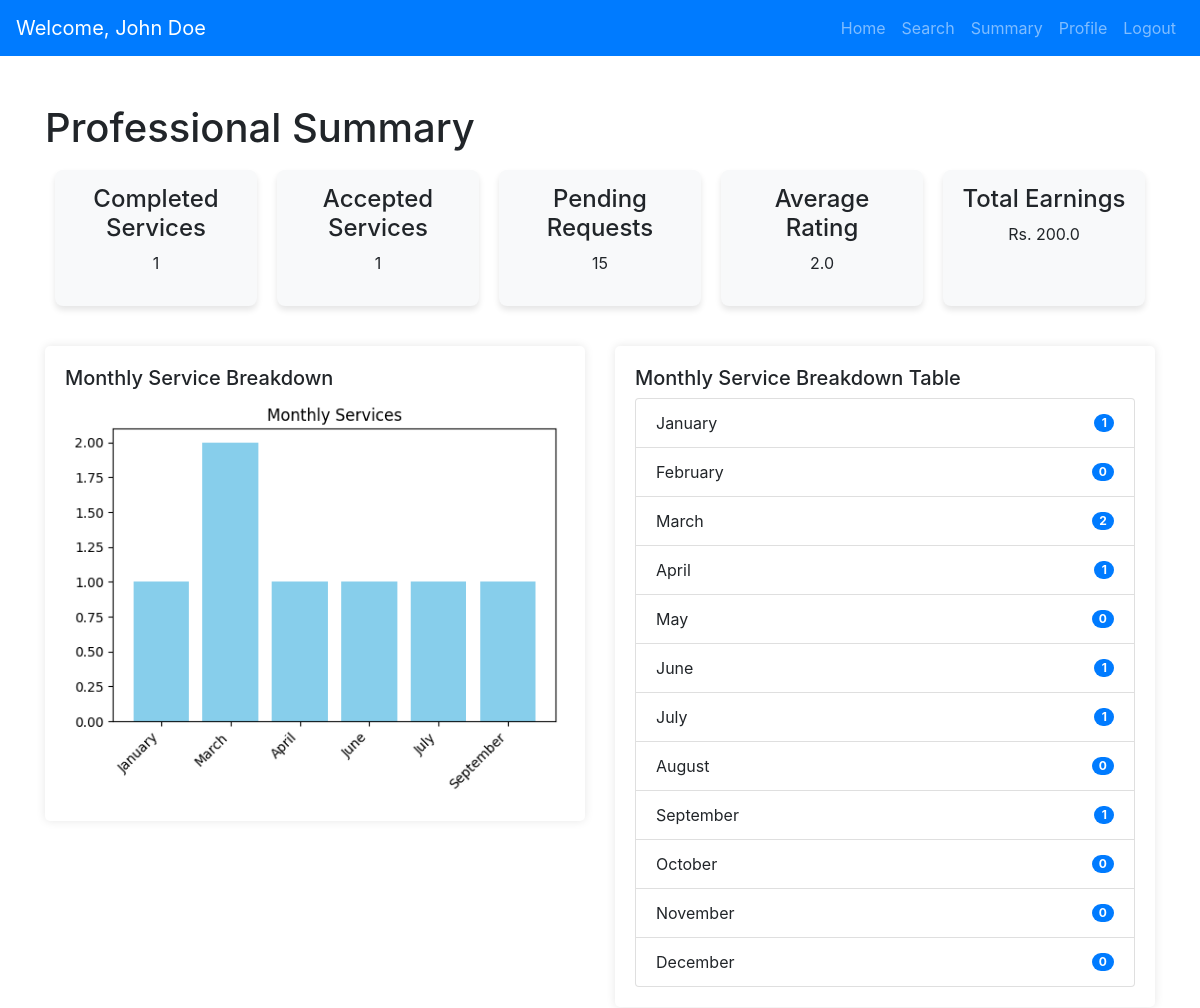
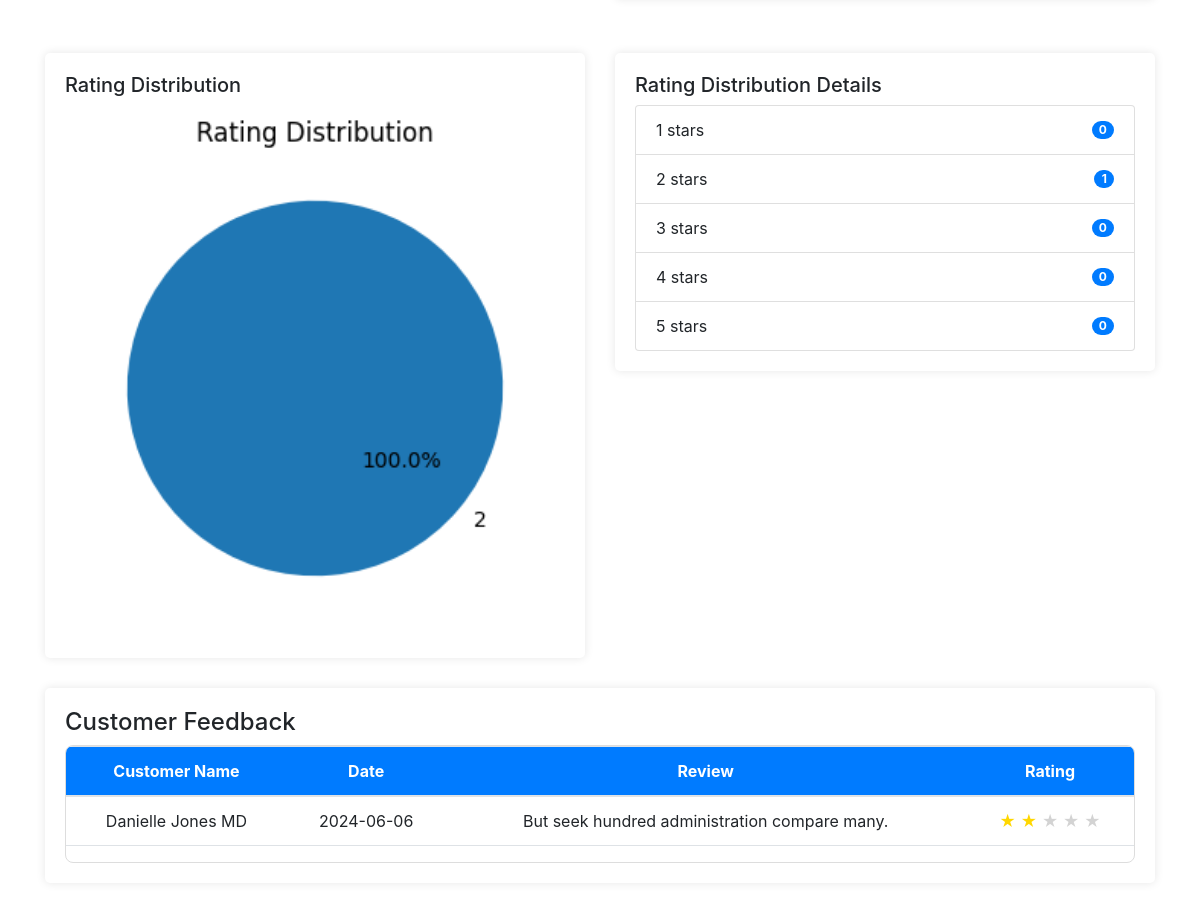
The app's page /professional_summary (signed in) with its own data (2 pictures, top to bottom).
### models.py (models this page shows, shortened)
class User(db.Model):
    __tablename__ = 'users'
    id = db.Column(db.String(6), primary_key=True, default=generate_unique_id, unique=True)
    name = db.Column(db.String(150), nullable=False)
    email = db.Column(db.String(150), unique=True, nullable=False)
    _password = db.Column("password", db.String(500), nullable=False)
    address = db.Column(db.String(300), nullable=True)
    pincode = db.Column(db.String(10), nullable=True)
    phone_number = db.Column(db.String(15), nullable=True)
    role = db.Column(db.String(50), nullable=False)  # Customer or Professional
    __mapper_args__ = {
    'polymorphic_identity': 'user',
    'polymorphic_on': role,  # This allows loading unknown roles without crashing
    }
    @property
    def password(self):
        raise AttributeError("Password is not readable!")
    @password.setter
    def password(self, password):
        self._password = generate_password_hash(password, method="pbkdf2:sha256")

class Feedback(db.Model):
    __tablename__ = 'feedback'
    id = db.Column(db.String(6), primary_key=True, default=generate_unique_id, unique=True)
    request_id = db.Column(db.String(6), db.ForeignKey('requests.id'), nullable=False)
    customer_id = db.Column(db.String(6), db.ForeignKey('customers.id'), nullable=False)
    professional_id = db.Column(db.String(6), db.ForeignKey('professionals.id'), nullable=False)
    rating = db.Column(db.Integer, nullable=False)
    comments = db.Column(db.Text, nullable=True)
    feedback_date = db.Column(db.DateTime, nullable=False)
    customer = db.relationship("Customer", backref="feedbacks")
    professional = db.relationship("Professional", backref="feedbacks")
    request = db.relationship('Request', backref='feedbacks')  # Add this line

class Request(db.Model):
    __tablename__ = 'requests'
    id = db.Column(db.String(6), primary_key=True, default=generate_unique_id, unique=True)
    customer_id = db.Column(db.String(6), db.ForeignKey('customers.id'), nullable=False)
    professional_id = db.Column(db.String(6), db.ForeignKey('professionals.id'), nullable=True)
    service_id = db.Column(db.String(6), db.ForeignKey('services.id', ondelete="SET NULL"), nullable=True)
    status = db.Column(db.String(50), nullable=False)  # Pending, In Progress, Completed
    request_date = db.Column(db.DateTime, nullable=False)
    completion_date = db.Column(db.DateTime, nullable=True)
    rejected_by = db.Column(db.JSON, default=list)
    fee = db.Column(db.Float, nullable=True)
    professional = db.relationship('Professional', backref='requests')
    service = db.relationship('Service', back_populates='requests')
    customer = db.relationship('Customer', backref='requests')

### app.py (the view)
@app.route("/professional_summary")
def professional_summary():
    professional_id = session.get("user_id")  # Assuming professional's ID is stored in session
    professional = Professional.query.get(professional_id)
    completed_services = Request.query.filter_by(professional_id=professional_id, status="closed").count()
    accepted_services = Request.query.filter_by(professional_id=professional_id).filter(
        Request.status.in_(["pending", "in progress"])
    ).count()
    pending_requests = Request.query.filter_by(status="requested").count()
    total_earnings = db.session.query(db.func.sum(Service.price)).join(Request).filter(
        Request.professional_id == professional_id,
        Request.status == "closed"
    ).scalar() or 0.0
    feedbacks = Feedback.query.filter_by(professional_id=professional_id).all()
    average_rating = round(sum([f.rating for f in feedbacks]) / len(feedbacks), 1) if feedbacks else 0
    monthly_service_breakdown = {
        month: Request.query.filter_by(professional_id=professional_id).filter(
            extract("month", Request.request_date) == idx + 1
        ).count()
        for idx, month in enumerate(["January", "February", "March", "April", "May", "June", "July", "August", "September", "October", "November", "December"])
    }
    monthly_services_chart = generate_chart(monthly_service_breakdown, "bar", "Monthly Services", "monthly_services.png")
    rating_distribution = {
        star: Feedback.query.filter_by(professional_id=professional_id, rating=star).count()
        for star in range(1, 6)
    }
    rating_distribution_chart = generate_chart(rating_distribution, "pie", "Rating Distribution", "rating_distribution.png")
    customer_feedback = Feedback.query.filter_by(professional_id=professional_id).all()
    return render_template(
        "professional/professional_summary.html",
        professional=professional,
        completed_services=completed_services,
        accepted_services=accepted_services,
        pending_requests=pending_requests,
        total_earnings=total_earnings,
        average_rating=average_rating,  # Ensure this is defined
        monthly_service_breakdown=monthly_service_breakdown,
        rating_distribution=rating_distribution,
        customer_feedback=customer_feedback,
        charts={
            "monthly_services": monthly_services_chart,
            "rating_distribution": rating_distribution_chart,
        },
    )

### app.py (called while the page is built, shortened)
def generate_chart(data, chart_type, title, filename):
    charts_dir = "static/charts"
    os.makedirs(charts_dir, exist_ok=True)
    valid_data = {k: v for k, v in data.items() if not np.isnan(v) and v > 0}
    plt.figure(figsize=(6, 4))
    if chart_type == "pie":
        plt.pie(valid_data.values(), labels=valid_data.keys(), autopct="%1.1f%%", startangle=140)
        plt.title(title)
    elif chart_type == "bar":
        plt.bar(valid_data.keys(), valid_data.values(), color="skyblue")
        plt.title(title)
        plt.xticks(rotation=45, ha="right")  # Rotate x-axis labels for better readability
    else:
        raise ValueError(f"Unsupported chart type: {chart_type}")
    filepath = os.path.join(charts_dir, filename)
    plt.savefig(filepath, bbox_inches="tight")
    plt.close()
    return filepath

### templates/professional/professional_summary.html (shortened to what this page needs)
<!DOCTYPE html>
<html lang="en">
<head>
    <link href="https://stackpath.bootstrapcdn.com/bootstrap/4.5.2/css/bootstrap.min.css" rel="stylesheet">
</head>
<body>
    {% extends 'base.html' %}
    {% block navbar %}
        {% include 'navbars/professional_navbar.html' %}
    {% endblock %}
    {% block content %}
    <div class="container mt-5">
        <h1>Professional Summary</h1>
        <div class="stats-row">
            <div class="stat-box">
                <h4>Completed Services</h4>
                <p>{{ completed_services }}</p>
            </div>
            <div class="stat-box">
                <h4>Accepted Services</h4>
                <p>{{ accepted_services }}</p>
            </div>
            <div class="stat-box">
                <h4>Pending Requests</h4>
                <p>{{ pending_requests }}</p>
            </div>
            <div class="stat-box">
                <h4>Average Rating</h4>
                <p>{{ average_rating }}</p>
            </div>
            <div class="stat-box">
                <h4>Total Earnings</h4>
                <p>Rs. {{ total_earnings }}</p>
            </div>
        </div>
        <div class="row mt-4">
            <div class="col-md-6">
                <div class="container-box">
                    <h5>Monthly Service Breakdown</h5>
                    {% if charts['monthly_services'] %}
                        <img src="{{ charts['monthly_services'] }}" alt="Monthly Service Breakdown" style="width: 100%; height: auto;">
                    {% else %}
                        <p>No data available.</p>
                    {% endif %}
                </div>
            </div>
            <div class="col-md-6">
                <div class="container-box">
                    <h5>Monthly Service Breakdown Table</h5>
                    <ul class="list-group">
                        {% for month, count in monthly_service_breakdown.items() %}
                        <li class="list-group-item d-flex justify-content-between align-items-center">
                            {{ month }}
                            <span class="badge badge-primary badge-pill">{{ count }}</span>
                        </li>
                        {% endfor %}
                    </ul>
                </div>
            </div>
        </div>
        <div class="row mt-4">
            <div class="col-md-6">
                <div class="container-box">
                    <h5>Rating Distribution</h5>
                    {% if charts['rating_distribution'] %}
                        <img src="{{ charts['rating_distribution'] }}" alt="Rating Distribution" style="width: 100%; height: auto;">
                    {% else %}
                        <p>No data available.</p>
                    {% endif %}
                </div>
            </div>
            <div class="col-md-6">
                <div class="container-box">
                    <h5>Rating Distribution Details</h5>
                    <ul class="list-group">
                        {% for star, percentage in rating_distribution.items() %}
                        <li class="list-group-item d-flex justify-content-between align-items-center">
                            {{ star }} stars
                            <span class="badge badge-primary badge-pill">{{ percentage }}</span>
                        </li>
                        {% endfor %}
                    </ul>
                </div>
            </div>
        </div>
        <div class="container-box">
            <h4>Customer Feedback</h4>
            <div class="table-container">
                <table class="table table-hover">
                    <thead>
                        <tr>
                            <th>Customer Name</th>
                            <th>Date</th>
                            <th>Review</th>
                            <th>Rating</th>
                        </tr>
                    </thead>
                    <tbody>
                        {% if customer_feedback %}
                            {% for feedback in customer_feedback %}
                            <tr>
                                <td>{{ feedback.customer.name }}</td>
                                <td>{{ feedback.request.request_date.strftime('%Y-%m-%d') }}</td>
                                <td>{{ feedback.comments }}</td>
                                <td>
                                    {% for i in range(1, 6) %}
                                        {% if i <= feedback.rating %}
                                            <span style="color: gold;">&#9733;</span>
                                        {% else %}
                                            <span style="color: lightgray;">&#9733;</span>
                                        {% endif %}
                                    {% endfor %}
                                </td>
                            </tr>
                            {% endfor %}
                        {% else %}
                            <tr>
                                <td colspan="4">No feedback available.</td>
                            </tr>
                        {% endif %}
                    </tbody>
                </table>
            </div>
        </div>
    {% endblock %}

### templates/navbars/professional_navbar.html (shortened to what this page needs)
<!DOCTYPE html>
<html lang="en">
<head>
    <link href="https://stackpath.bootstrapcdn.com/bootstrap/4.5.2/css/bootstrap.min.css" rel="stylesheet">
</head>
<body>
    <nav class="navbar navbar-expand-lg navbar-dark bg-primary">
        <a class="navbar-brand" href="{{ url_for('professional_dashboard') }}">Welcome, {{ professional.name }}</a>
        <div class="collapse navbar-collapse" id="navbarNav">
            <ul class="navbar-nav ml-auto">
              <li class="nav-item"><a class="nav-link" href="{{ url_for('professional_dashboard') }}">Home</a></li>
              <li class="nav-item"><a class="nav-link" href="{{ url_for('professional_search') }}">Search</a></li>
              <li class="nav-item"><a class="nav-link" href="{{ url_for('professional_summary') }}">Summary</a></li>
              <li class="nav-item"><a class="nav-link" href="{{ url_for('professional_profile') }}">Profile</a>
              </li>
              <li class="nav-item"><a class="nav-link" href="{{ url_for('logout') }}">Logout</a></li>
            </ul>
        </div>
    </nav>
</body>
</html>

### templates/professional/professional_summary.html (style rules this page uses)
body { font-family: Arial, sans-serif; background: #f7f8fc; margin: 0; padding: 0; }
.stats-row { display: flex; flex-wrap: wrap; justify-content: space-between; margin-bottom: 30px; }
.stat-box { background-color: #f8f9fa; padding: 15px; border-radius: 8px; text-align: center; box-shadow: 0 4px 6px rgba(0, 0, 0, 0.1); flex: 1; margin: 10px; transition: transform 0.2s ease, box-shadow 0.2s ease; }
.container-box { background-color: #ffffff; padding: 20px; border-radius: 5px; box-shadow: 0 0 10px rgba(0, 0, 0, 0.1); margin-bottom: 30px; }
.table-container { max-height: 300px; overflow-y: auto; border: 1px solid #ddd; border-radius: 8px; }
table { width: 100%; border-collapse: collapse; }
table th { background-color: #007bff !important; color: white !important; position: sticky; top: 0; z-index: 2; text-align: center; }
table td { text-align: center; vertical-align: middle; }

### records on screen
User: name "John Doe"
Feedback: customer.name "Danielle Jones MD", request.request_date "2024-06-06", comments "But seek hundred administration compare many.", rating 2 (drawn)

### other values on screen
{{ completed_services }} "1"
{{ accepted_services }} "1"
{{ pending_requests }} "15"
{{ average_rating }} "2.0"
{{ total_earnings }} "200.0"
{{ month }} "January" "February" "March" "April" "May" "June" "July" "August" "September" "October" "November" "December"
{{ count }} "1" "0" "2" "1" "0" "1" "1" "0" "1" "0" "0" "0"
{{ star }} "1" "2" "3" "4" "5"
{{ percentage }} "0" "1" "0" "0" "0"
